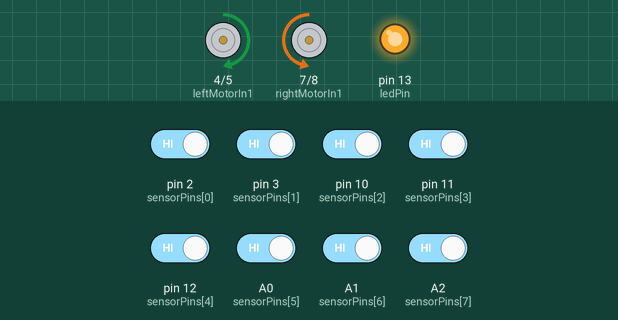
Recording of a sketch running on a simulated Arduino Uno, built with avr-gcc and run on an emulated ATmega328P. Shown: motor-driver pin pairs drawn as motors (green arrow = first pin HIGH = forward, orange = second pin HIGH = backward, longer = more drive, scaled by the enable pin), output pins drawn as LEDs (lit = HIGH). The test bench sets the inputs (shaded band); at power-on: A0 (sensorPins[5]), A1 (sensorPins[6]), A2 (sensorPins[7]), pin 2 (sensorPins[0]), pin 3 (sensorPins[1]), pin 10 (sensorPins[2]), pin 11 (sensorPins[3]), pin 12 (sensorPins[4]) HIGH.

Above: at 2.2 s.
2.3 s: pin 2 (sensorPins[0]) driven LOW
At 3.0 s:
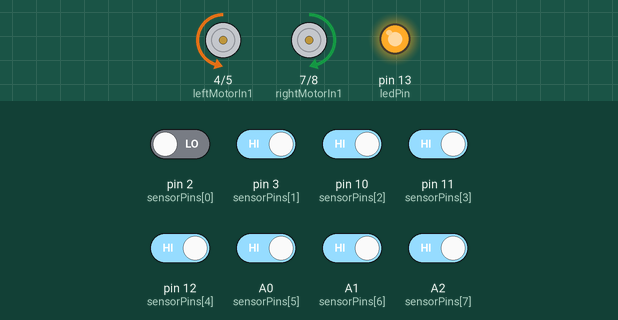
3.8 s: A2 (sensorPins[7]) driven LOW
At 4.4 s:
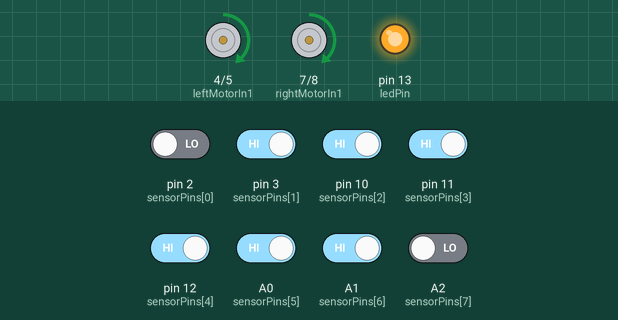
5.3 s: pin 11 (sensorPins[3]) driven LOW
At 6.5 s:
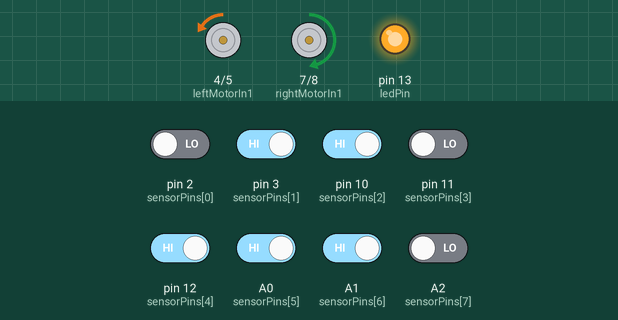
6.8 s: A0 (sensorPins[5]) driven LOW
At 7.7 s:
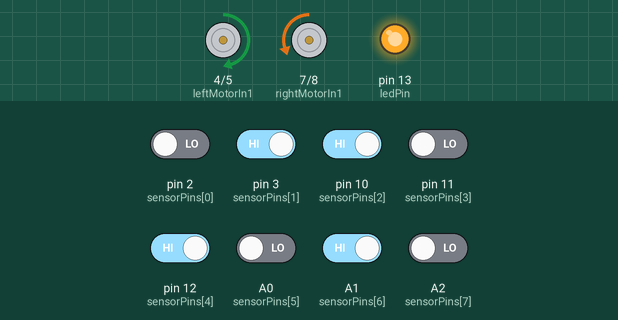
8.3 s: pin 10 (sensorPins[2]) driven LOW
At 8.9 s:
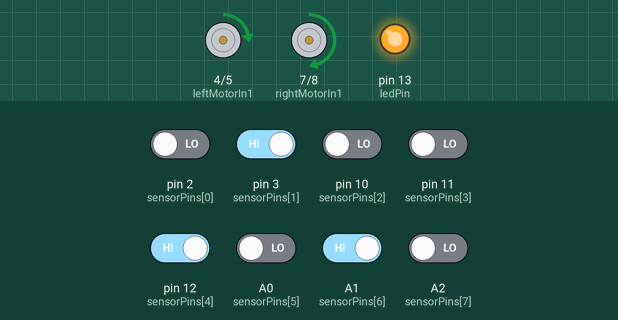
9.8 s: pin 12 (sensorPins[4]) driven LOW
At 10.1 s:
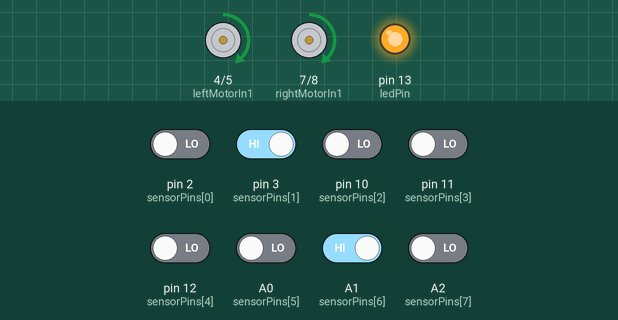
Timing chart, 0 to 12.3 s (numbered marks = the images above; inputs shaded):
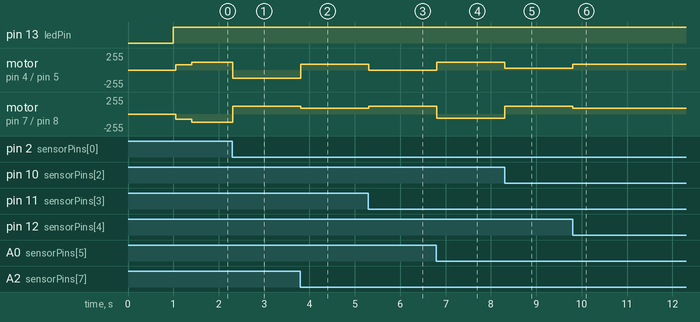

The sketch:

PID_line_follower.ino
```cpp
// ===================
// Motor Driver Pins (L298N)
// ===================
const int leftMotorIn1 = 4;
const int leftMotorIn2 = 5;
const int leftMotorEN   = 6;
const int rightMotorIn1 = 7;
const int rightMotorIn2 = 8;
const int rightMotorEN  = 9;

// ===================
// 8-Channel IR Sensor Pins
// ===================
const int sensorPins[8] = {2, 3, 10, 11, 12, A0, A1, A2};

// ===================
// Sensor Weights for error calculation
// ===================
// The weights determine the influence of each sensor on the overall error.
const int weights[8] = {-350, -250, -150, -50, 50, 150, 250, 350};

// ===================
// PID Control Variables
// ===================
float Kp = 12;    // Proportional constant
float Ki = 0;     // Integral constant (not used)
float Kd = 36;    // Derivative constant

int lastError = 0;   // Previous error, used for derivative calculation
float integral = 0;  // Accumulated error (unused since Ki=0)

// ===================
// Speed Settings
// ===================
int baseSpeed = 90;  // Base speed for motors
int minSpeed  = 40;  // Minimum motor speed
int maxSpeed  = 120; // Maximum motor speed for straights if needed

// ===================
// Dead Zone for Center
// ===================
const int DEAD_ZONE = 5;  // Unused variable in the current code, but kept for potential future use

// ===================
// T-Junction LED Pin
// ===================
const int ledPin = 13;  // LED to indicate T-Junction detection

// ===================
// Track Loss Recovery Variables
// ===================
bool searching = false;         // Flag to indicate if the robot is in search mode
unsigned long lostTime = 0;     // Timestamp when the line was lost

// ===================
// Setup Function: Initializes pins and motors
// ===================
void setup() {
    Serial.begin(9600);

    // Set motor driver pins as outputs
    pinMode(leftMotorIn1, OUTPUT);
    pinMode(leftMotorIn2, OUTPUT);
    pinMode(leftMotorEN, OUTPUT);
    pinMode(rightMotorIn1, OUTPUT);
    pinMode(rightMotorIn2, OUTPUT);
    pinMode(rightMotorEN, OUTPUT);

    // Set the T-Junction LED pin as output
    pinMode(ledPin, OUTPUT);

    // Set IR sensor pins as inputs
    for (int i = 0; i < 8; i++) {
        pinMode(sensorPins[i], INPUT);
    }

    // Ensure motors are stopped before starting
    stopMotors();
    delay(1000);
}

// ===================
// Main Loop: Reads sensor values, detects junctions, and applies PID control
// ===================
void loop() {
    int sensorValues[8];
    readSensors(sensorValues); // Read current state of IR sensors

    // Check for T-Junction using sensor readings
    if (detectTJunction(sensorValues)) {
        digitalWrite(ledPin, LOW); // LED off indicates T-Junction detected
    } else {
        digitalWrite(ledPin, HIGH); // LED on otherwise
    }

    // Calculate the error based on sensor values
    int error = computeError(sensorValues);

    // If error equals 999, line is lost; handle recovery
    if (error == 999) {
        handleLostLine();
    } else {
        adaptivePIDTuning(error);             // Adjust PID constants based on error magnitude
        float correction = computePID(error);   // Compute PID correction value
        adjustMotorSpeedsSmooth(correction, error); // Adjust motor speeds smoothly based on PID correction
        searching = false;                      // Reset searching flag since line is detected
    }

    delay(4); // Short delay to stabilize loop timing
}

// ===================
// Sensor Reading Function: Reads all 8 IR sensors
// ===================
void readSensors(int sensorValues[]) {
    for (int i = 0; i < 8; i++) {
        // Digital read: sensor returns LOW when line is detected
        sensorValues[i] = digitalRead(sensorPins[i]) == LOW ? 1 : 0;
    }
}

// ===================
// Error Calculation: Computes weighted average error from sensor readings
// ===================
int computeError(const int sensorValues[]) {
    long weightedSum = 0;
    int activeSensors = 0;

    // Sum up the weighted contributions of each active sensor
    for (int i = 0; i < 8; i++) {
        if (sensorValues[i] == 1) {
            weightedSum += weights[i];
            activeSensors++;
        }
    }

    // If no sensors are active, the line is lost
    if (activeSensors == 0) {
        return 999;  // Special error value indicating line loss
    }

    // Return the average weighted error
    return weightedSum / activeSensors;
}

// ===================
// PID Controller: Computes the correction value using the PID algorithm
// ===================
float computePID(int error) {
    float P = error;             // Proportional term
    integral += error;           // Integral term accumulation
    float D = error - lastError; // Derivative term calculation

    // Calculate correction using PID formula
    float correction = Kp * P + Ki * integral + Kd * D;
    lastError = error;           // Update last error for next iteration

    return correction;
}

// ===================
// Adaptive PID Tuning: Adjusts Kp and Kd based on error magnitude for different turn intensities
// ===================
void adaptivePIDTuning(int error) {
    if (abs(error) > 300) {
        Kp = 10;
        Kd = 35;  // For sharp turns, use higher damping
    } else if (abs(error) > 150) {
        Kp = 8;
        Kd = 25;  // Moderate turn settings
    } else {
        Kp = 6;
        Kd = 15;  // For straights, softer response is sufficient
    }
}

// ===================
// Motor Speed Adjustment: Smoothly adjusts motor speeds based on the PID correction and error
// ===================
void adjustMotorSpeedsSmooth(float correction, int error) {
    // Map the absolute error to a dynamic base speed for smooth transitions
    int dynamicBaseSpeed = map(abs(error), 0, 350, baseSpeed, minSpeed + 30);
    dynamicBaseSpeed = constrain(dynamicBaseSpeed, minSpeed, baseSpeed);

    // Adjust left and right motor speeds based on the PID correction
    int leftSpeed = dynamicBaseSpeed + correction;
    int rightSpeed = dynamicBaseSpeed - correction;

    // Ensure speeds are within the defined bounds
    leftSpeed = constrain(leftSpeed, -maxSpeed, maxSpeed);
    rightSpeed = constrain(rightSpeed, -maxSpeed, maxSpeed);

    // Set motor speeds for smooth turning
    moveMotorsSmooth(leftSpeed, rightSpeed);
}

// ===================
// Motor Control: Sends commands to both motors for smooth movement
// ===================
void moveMotorsSmooth(int leftSpeed, int rightSpeed) {
    setMotor(leftMotorIn1, leftMotorIn2, leftMotorEN, leftSpeed);
    setMotor(rightMotorIn1, rightMotorIn2, rightMotorEN, rightSpeed);
}

// ===================
// Set Individual Motor: Configures direction and speed for a given motor
// ===================
void setMotor(int in1, int in2, int en, int speed) {
    if (speed >= 0) {
        digitalWrite(in1, HIGH);
        digitalWrite(in2, LOW);
    } else {
        digitalWrite(in1, LOW);
        digitalWrite(in2, HIGH);
        speed = -speed; // Convert negative speed to positive for PWM
    }
    analogWrite(en, speed);
}

// ===================
// Stop Motors: Safely stops both motors
// ===================
void stopMotors() {
    analogWrite(leftMotorEN, 0);
    analogWrite(rightMotorEN, 0);
    digitalWrite(leftMotorIn1, LOW);
    digitalWrite(leftMotorIn2, LOW);
    digitalWrite(rightMotorIn1, LOW);
    digitalWrite(rightMotorIn2, LOW);
}

// ===================
// Lost Line Recovery: Executes a U-turn spin search when the line is lost
// ===================
void handleLostLine() {
    // Initialize search parameters when line is lost for the first time
    if (!searching) {
        searching = true;
        lostTime = millis();
        stopMotors();
        delay(50);
    }

    unsigned long searchDuration = millis() - lostTime;

    // Spin search behavior based on the duration of the lost signal
    if (searchDuration < 400) {
        if (lastError < 0) {
            moveMotorsSmooth(-80, 80);  // Spin left
        } else {
            moveMotorsSmooth(80, -80);  // Spin right
        }
    } else {
        if (lastError < 0) {
            moveMotorsSmooth(-120, 120);
        } else {
            moveMotorsSmooth(120, -120);
        }
    }
}

// ===================
// T-Junction Detection: Determines if the robot is at a T-Junction based on sensor activation
// ===================
bool detectTJunction(int sensorValues[]) {
    int activeSensors = 0;
    // Count the number of sensors that detect the line
    for (int i = 0; i < 8; i++) {
        if (sensorValues[i] == 1) activeSensors++;
    }
    // T-Junction is detected if nearly all sensors are active
    return activeSensors >= 7;
}
```

Measured:
- after the input at 2.3 s, motor on pin 4 (leftMotorIn1) / pin 5 (leftMotorIn2): forward 120/255 → backward 120/255 at once; motor on pin 7 (rightMotorIn1) / pin 8 (rightMotorIn2): backward 120/255 → forward 120/255 at once
- after the input at 3.8 s, motor on pin 4 (leftMotorIn1) / pin 5 (leftMotorIn2): backward 120/255 → forward 90/255 at once; motor on pin 7 (rightMotorIn1) / pin 8 (rightMotorIn2): forward 120/255 → forward 90/255 at once
- after the input at 5.3 s, motor on pin 4 (leftMotorIn1) / pin 5 (leftMotorIn2): forward 90/255 → backward 6/255 at once; motor on pin 7 (rightMotorIn1) / pin 8 (rightMotorIn2): forward 90/255 → forward 120/255 at once
- after the input at 6.8 s, motor on pin 4 (leftMotorIn1) / pin 5 (leftMotorIn2): backward 6/255 → forward 120/255 at once; motor on pin 7 (rightMotorIn1) / pin 8 (rightMotorIn2): forward 120/255 → backward 61/255 at once
- after the input at 8.3 s, motor on pin 4 (leftMotorIn1) / pin 5 (leftMotorIn2): forward 120/255 → forward 30/255 at once; motor on pin 7 (rightMotorIn1) / pin 8 (rightMotorIn2): backward 61/255 → forward 120/255 at once
- after the input at 9.8 s, motor on pin 4 (leftMotorIn1) / pin 5 (leftMotorIn2): forward 30/255 → forward 90/255 at once; motor on pin 7 (rightMotorIn1) / pin 8 (rightMotorIn2): forward 120/255 → forward 90/255 at once
